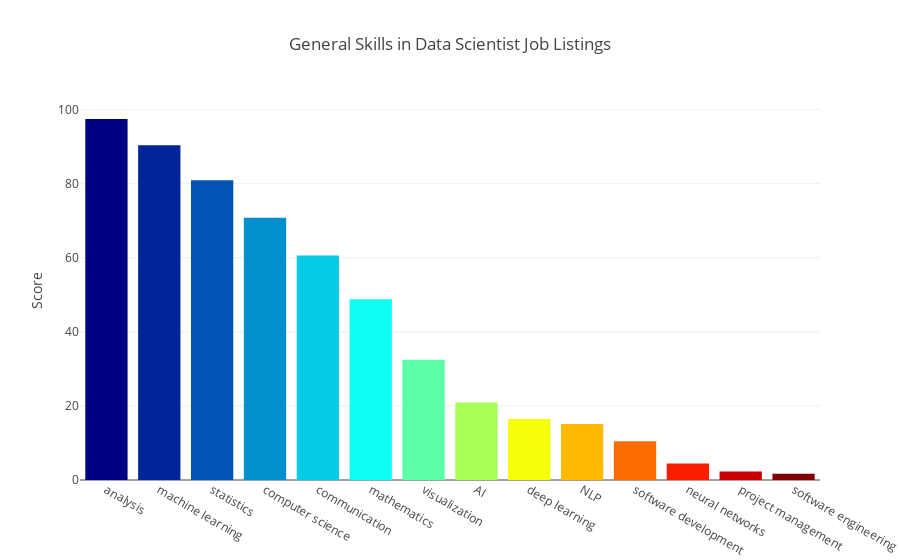

Here is the notebook cell this chart was saved with:
### Markdown cell above
## Let's make a bar chart of the combined scores

### Code cell
cmax=200
cmin=50
color_s = np.linspace(cmin, cmax, 14)

data = [
    go.Bar(
        x=p_s_df.index,          
        y=p_s_df['Score'],
        marker=dict(
            colorscale='Jet',
            #cauto=True,
            color=color_s,
        ),
        # text=p_s_df['Score'],
        # textposition='outside',
        # textfont=dict(size=10)
    )
]

layout = {
    'title': 'General Skills in Data Scientist Job Listings',
    'xaxis': {'tickmode': 'linear'},
    'yaxis': {'title': "Score"}
}

fig = go.Figure(data=data, layout=layout)
py.iplot(fig)

### Figure 1 — Plotly figure (JSON) as saved in the notebook; plotly's stock layout.template omitted (floating-point values rounded to 4 significant figures)
{"data": [{"marker": {"cauto": true, "cmax": 200, "cmin": 50, "color": [50, 61.54, 73.08, 84.62, 96.15, 107.7, 119.2, 130.8, 142.3, 153.8, 165.4, 176.9, 188.5, 200], "colorscale": "Jet"}, "type": "bar", "uid": "e5e22758-cd7a-11e8-9071-80e65005551c", "x": ["analysis", "machine learning", "statistics", "computer science", "communication", "mathematics", "visualization", "AI", "deep learning", "NLP", "software development", "neural networks", "project management", "software engineering"], "y": [97.48, 90.37, 80.94, 70.81, 60.62, 48.83, 32.5, 20.92, 16.48, 15.12, 10.48, 4.47, 2.28, 1.72]}], "layout": {"autosize": true, "title": "General Skills in Data Scientist Job Listings", "xaxis": {"autorange": true, "range": [-0.5, 13.5], "tickmode": "linear", "type": "category"}, "yaxis": {"autorange": true, "range": [0, 102.6], "title": "Score", "type": "linear"}}}
